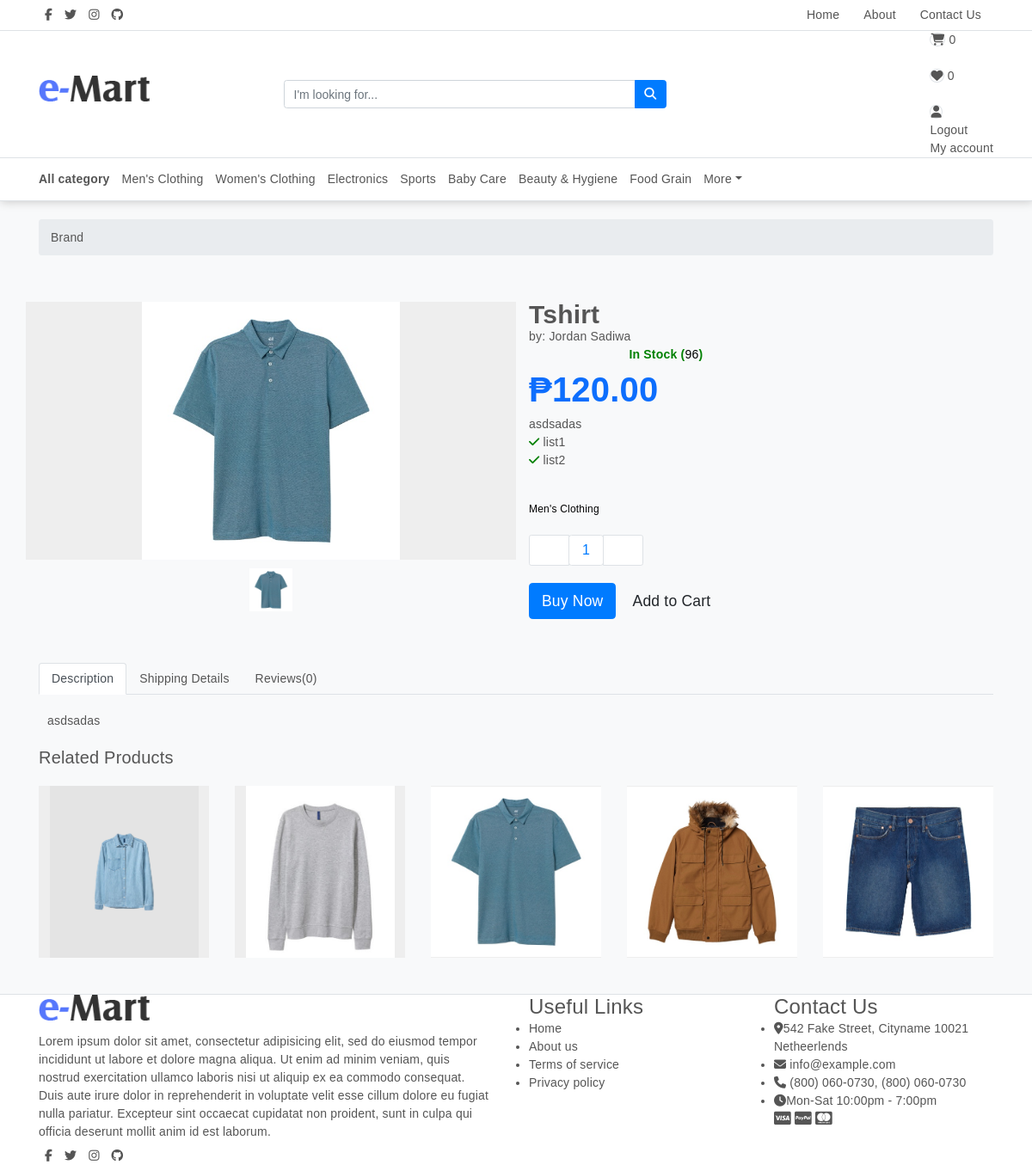
/productdetail.php?id=118 (signed in), run on an earlier commit of the app's database.
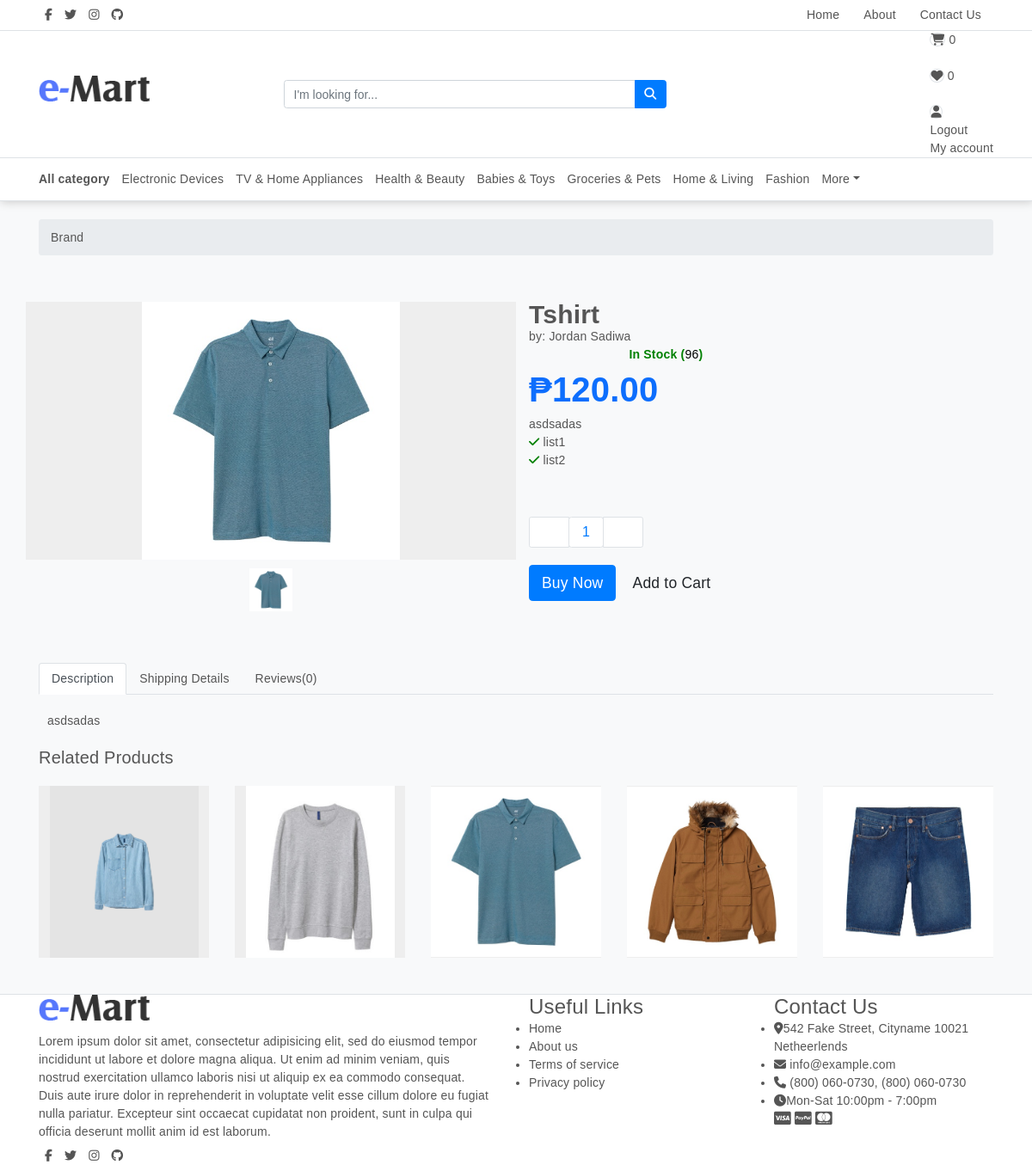
And on a later commit of the database.
### tables this page shows
CREATE TABLE `social` (
  `id` int(11) NOT NULL,
  `userid` int(11) NOT NULL,
  `social` varchar(255) NOT NULL,
  `link` varchar(255) NOT NULL,
  `date_added` timestamp NOT NULL DEFAULT current_timestamp()
);

CREATE TABLE `category` (
  `id` int(11) NOT NULL,
  `name` varchar(255) DEFAULT NULL,
  `type` varchar(255) NOT NULL DEFAULT 'parent',
  `deleted` int(11) NOT NULL,
  `isactive` int(11) DEFAULT 1,
  `level` int(11) DEFAULT 1,
  `breadcrumbs` text DEFAULT NULL
);

CREATE TABLE `media` (
  `id` int(11) NOT NULL,
  `name` varchar(255) NOT NULL,
  `storeid` int(11) NOT NULL,
  `date_added` timestamp NOT NULL DEFAULT current_timestamp(),
  `productid` int(11) NOT NULL,
  `active` int(11) DEFAULT 0
);

CREATE TABLE `product_list` (
  `id` int(11) NOT NULL,
  `storeid` int(11) NOT NULL,
  `productid` int(11) NOT NULL,
  `name` varchar(255) NOT NULL,
  `date_added` timestamp NULL DEFAULT current_timestamp()
);

CREATE TABLE `productt` (
  `id` int(11) NOT NULL,
  `categoryid` int(11) NOT NULL,
  `name` varchar(255) NOT NULL,
  `price` float NOT NULL,
  `brand` varchar(255) NOT NULL,
  `quantity` int(11) NOT NULL,
  `rating` int(11) NOT NULL,
  `date_added` timestamp NOT NULL DEFAULT current_timestamp(),
  `storeid` int(11) NOT NULL,
  `description` varchar(255) NOT NULL,
  `cost` float NOT NULL,
  `active` int(11) DEFAULT 1,
  `expiration` date DEFAULT NULL,
  `remaining_qty` int(11) DEFAULT 0,
  `deducted` int(11) DEFAULT 0,
  `deleted` int(11) DEFAULT 0,
  `default_variant` varchar(255) DEFAULT NULL
);

CREATE TABLE `store` (
  `id` int(11) NOT NULL,
  `name` varchar(255) NOT NULL,
  `description` varchar(255) DEFAULT NULL,
  `logo` varchar(255) DEFAULT NULL,
  `date_creaed` timestamp NULL DEFAULT current_timestamp(),
  `userid` int(11) NOT NULL,
  `subscriptionid` int(255) DEFAULT NULL,
  `last_payment_id` varchar(255) DEFAULT NULL,
  `allow_pickup` int(11) DEFAULT 0,
  `pickup_location` varchar(255) DEFAULT NULL,
  `material_low` int(11) DEFAULT 20,
  `b_address` varchar(255) DEFAULT NULL,
  `b_contact` varchar(255) DEFAULT NULL,
  `b_email` varchar(255) DEFAULT NULL,
  `dti` varchar(255) DEFAULT NULL,
  `position` varchar(255) DEFAULT NULL
);

### model.php (called while the page is built, shortened)
<?php
class Model {
	public $db;
	public function __construct(){
		require_once "config.php";
		$this->db = $db;
	}
	public function isProductInUserWishlist($productId){
		$sql = "
			select *
			from wishlist
			where userid = ".$_SESSION['id']."
			and productid = $productId
			limit 1
		";
		return $this->db->query($sql)->fetch();
	}
	public function getAllSocialMedia(){
		$sql = "
			select *
			from social
		";
		return $this->db->query($sql)->fetchAll();
	}
	public function updateStoreListener(){
		return $this;
	}
	public function getRelatedProductsByCategoryId($id){
		$sql = "
			SELECT t2.name as 'filename',t1.*
			FROM productt t1
			RIGHT JOIN media t2
			ON t1.id = t2.productid
			LEFT JOIN store t3
			ON t3.id = t1.storeid
			LEFT JOIN user t4
			ON t4.id = t3.userid
			WHERE t1.categoryid = $id
			AND t2.active =1
			AND t4.verified = 1
			and t1.deleted = 0
			LIMIT 5
		";
		return $this->db->query($sql)->fetchAll();
	}
	public function GetAvgCommentByProductId($id){
		$sql = "
			SELECT AVG(rating) as 'average'
			FROM rating
			WHERE productid = $id
			ORDER BY date_added DESC
		";
		return $this->db->query($sql)->fetch();
	}
	public function getProductById($id){
		$sql = "
			SELECT t1.*, t2.name as 'storename',t3.name  as 'categoryname', t4.shipping_day
			FROM productt t1
			LEFT JOIN  store t2
			ON t1.storeid = t2.id
			left join category t3
			on t1.categoryid = t3.id
			left join fees t4
			on t4.storeid = t2.id
			WHERE t1.id = $id
			LIMIT 1
		";
		return $this->db->query($sql)->fetch();
	}
	public function getProductListByProductId($id){
		$sql = "
			select *
			from product_list
			where productid = $id
		";
		return $this->db->query($sql)->fetchAll();
	}
	public function getMediaByProductId($id){
		$sql = "
			SELECT *
			FROM media
			WHERE productid = $id
		";
		return $this->db->query($sql)->fetchAll();
	}
	public function getAllActiveCategories(){
		$sql = "
			SELECT *
			FROM category
			WHERE isactive = 1
			and type = 'parent'
		";
		return $this->db->query($sql)->fetchAll();
	}
}

### productdetail.php (the view, shortened to what the changed rows need)
    <?php include_once "./head4.php"; ?>
    <?php include_once "./headnew.php"; ?>
    <main>
    <?php
        $product = $model->getProductById($_GET['id']);
        $media = $model->getMediaByProductId($_GET['id']);
        $average = $model->GetAvgCommentByProductId($_GET['id']);
        $related = $model->getRelatedProductsByCategoryId($product['categoryid']);
        $productList = $model->getProductListByProductId($_GET['id']);
        $activeMedia = "";
        foreach($media as $idx => $m){
            if($m['active']){
                $activeMedia = $m;
                break;
            }
        }
    ?>
    <section class="sec0">
        <div class="container">
             <div class="row">
                <div class="col-sm">
                    <br>
                    <nav aria-label="breadcrumb">
                      <ol class="breadcrumb">
                        <li class="breadcrumb-item " aria-current="page"><a href="filtered.php?brand=<?= $product['brand'];?>"><?= $product['brand'];?></a></li>
                      </ol>
                    </nav>
                </div>
            </div>
        </div>
    </section>
        <section class="sec1">
            <article class="container">
                <div class="row">
                    <div class="col-sm-6">
                        <div class="row">
                            <div class="col-sm product" id="zoomProduct">
                                <img class="sec1_product" id="zoomImg" src="./uploads/merchant/<?= $activeMedia['storeid'];?>/<?= $activeMedia['productid'];?>/<?= $activeMedia['name'];?>">
                            </div>
                        </div>
                        <div class="row thumbs">
                                <?php foreach($media as $idx => $m): ?>
                                    <div class="thumbnails">
                                       <img class="sec1_thumb" src="./uploads/merchant/<?= $m['storeid'];?>/<?= $m['productid'];?>/<?= $m['name'];?>"/>
                                    </div>
                                <?php endforeach ?>
                        </div>
                    </div>
                    <div class="col-sm-6">
                        <h1><?= $product['name'];?></h1>
                        <p>by: <a target="_blank" href="./shop.php?id=<?= $product['storeid'];?>"><?= $product['storename'];?></a></p>
                        <ul class="star_rating">
                            <?php for($i = 1;$i<=5;$i++) : ?>
                                <?php if($i <= $average['average']): ?>
                                    <li><svg class="bi" width="18" height="18" fill="currentColor"><use xlink:href="./node_modules/bootstrap-icons/bootstrap-icons.svg#star-fill"/></svg></li>
                                <?php else : ?>
                                    <li><svg class="bi" width="18" height="18" fill="currentColor"><use xlink:href="./node_modules/bootstrap-icons/bootstrap-icons.svg#star"/></svg></li>
                                <?php endif ?>
                            <?php endfor ?>
                        </ul>
                        <?php if($product['quantity'] > 0):?>
                            <b class="instock">In Stock (<span><?= $product['quantity'];?></span>)</b>
                        <?php else : ?>
                            <b style="color: red; line-height: 2;">Out of Stock</b>
                        <?php endif ?>
                        <em class="price">₱<?= number_format($product['price'],2);?></em>
                        <p><?= $product['description'];?></p>
                        <ul class="list-check mb-4">
                            <?php foreach($productList as $idx => $pl): ?>
                                <li><i class="fa fa-check"></i> <?= $pl['name'];?></li>
                            <?php endforeach ?>
                        </ul>
                        <ul id="tags">
                            <li><a href="./filtered.php?category=<?= $product['categoryid'];?>"><?= $product['categoryname'];?></a></li>
                        </ul>
                        <nav aria-label="..." id="maxQty" data-max="<?= $product['quantity'];?>" class="qty">
                          <ul class="pagination pagination-sm">
                          </ul>
                        </nav>
                        <a href="cart.php" data-id="<?= $_GET['id'];?>"  data-btn="buy" class="btn btn-primary btn-lg add2Cart">Buy Now</a>
                        <a href="" data-btn="add"  data-id="<?= $_GET['id'];?>" class="btn btn-lg btn-light add2Cart" id="add2Cart">Add to Cart</a>
                        <a href="login.php" data-id="<?= $_GET['id'];?>" class="<?= (isset($_SESSION['id'])) ? 'heart' : '';?> <?= ($model->isProductInUserWishlist($_GET['id'])) ? 'active' : ''; ?>" title="Add to wishlist"><svg class="bi" width="30" height="30" fill="currentColor"> <use xlink:href="./node_modules/bootstrap-icons/bootstrap-icons.svg#heart-fill"/></svg> </a>
                        <br>
                    </div>
                </div>
            </article>
        </section>
        <section class="sec2">
            <article class="container">
                <div class="row">
                    <div class="col-sm">
                        <div class="tab-content" id="myTabContent">
                            <div class="tab-pane fade show active" id="home" role="tabpanel" aria-labelledby="home-tab">
                                <p><?= $product['description'];?></p>
                            </div>
                        </div>
                    </div>
                </div>
            </article>
        </section>
        <section class="sec3">
            <article class="container">
                <div class="row related">
                    <?php foreach($related as $idx => $r): ?>
                        <div class="col-sm">
                            <a href="./productdetail.php?id=<?= $r['id'];?>"><figure class="related_product" style="background-image: url(./uploads/merchant/<?= $r['storeid'];?>/<?= $r['id'];?>/<?= $r['filename'];?>);"></figure></a>
                        </div>
                    <?php endforeach ?>
                </div>
                <br>
                <br>
            </article>
        </section>
    <?php include "./newfooter.php"; ?>
    </main>
</body>
</html>

### headnew.php (shortened to what the changed rows need)
<header class="section-header">
      <section class="header-top-light border-bottom">
        <div class="container">
          <nav class="d-flex flex-column flex-md-row">
            <?php
                  $social = $model->getAllSocialMedia();
                ?>
            <ul class="nav mr-auto d-none d-md-flex">
              <?php foreach($social as $idx => $s): ?>
                <li><a href="<?= $s['link'];?>" class="nav-link px-2"> <i class="fa fa-<?= $s['social'];?>"></i> </a></li>
                  <?php endforeach ?>
            </ul>
          </nav>
        </div>
      </section>
      <nav class="navbar navbar-main navbar-expand-lg border-bottom">
        <div class="container">
          <div class="collapse navbar-collapse" id="main_nav5">
            <?php
                $categories = $model->getAllActiveCategories();
            ?>
            <ul class="navbar-nav">
              <?php foreach($categories as $idx => $c): ?>
                <?php if($idx <7): ?>
                  <li class="nav-item">
                    <a class="nav-link" href="filtered.php?category=<?= $c['id'];?>"><?= $c['name'];?></a>
                  </li>
              <?php endif ?>
              <?php endforeach ?>
            </ul>
          </div>
        </div>
      </nav>
    </header>

### newfooter.php (shortened to what the changed rows need)
<footer class="section-footer border-top">
    <div class="container">
        <section class="footer-top padding-y">
            <div class="row">
                <aside class="col-sm-6">
                    <article class="mr-3">
                        <div>
                            <?php
                              $social = $model->getAllSocialMedia();
                            ?>
                          <ul class="nav mr-auto d-none d-md-flex">
                            <?php foreach($social as $idx => $s): ?>
                                <li><a href="<?= $s['link'];?>" class="nav-link px-2"> <i class="fa fa-<?= $s['social'];?>"></i> </a></li>
                              <?php endforeach ?>
                          </ul>
                        </div>
                    </article>
                </aside>
            </div>
        </section>
    </div>
</footer>

What changed in the data, as far as the page shows it:
removed category: name "Men's Clothing"
removed category: name "Women's Clothing"
removed category: name "Electronics"
removed category: name "Sports"
removed category: name "Baby Care"
removed category: name "Beauty & Hygiene"
removed category: name "Food Grain"
added category: name "Electronic Devices"
added category: name "TV & Home Appliances"
added category: name "Health & Beauty"
added category: name "Babies & Toys"
added category: name "Groceries & Pets"
added category: name "Home & Living"
added category: name "Fashion"
shown differently, row unchanged: productt "Tshirt": categoryid.name "Men's Clothing" → (not shown)
